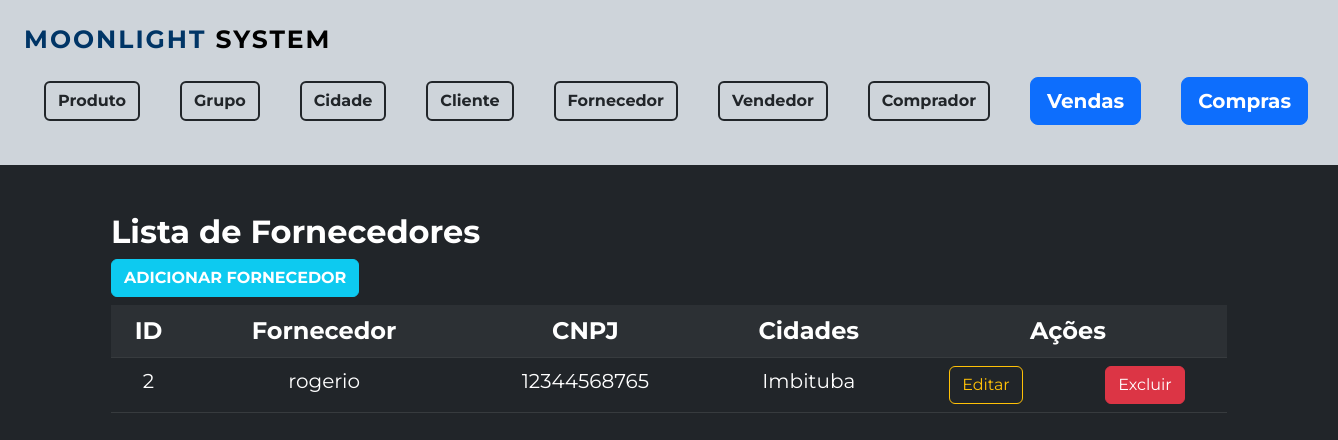
The app's page /Fornecedor/formListaFornecedor.php, older data.
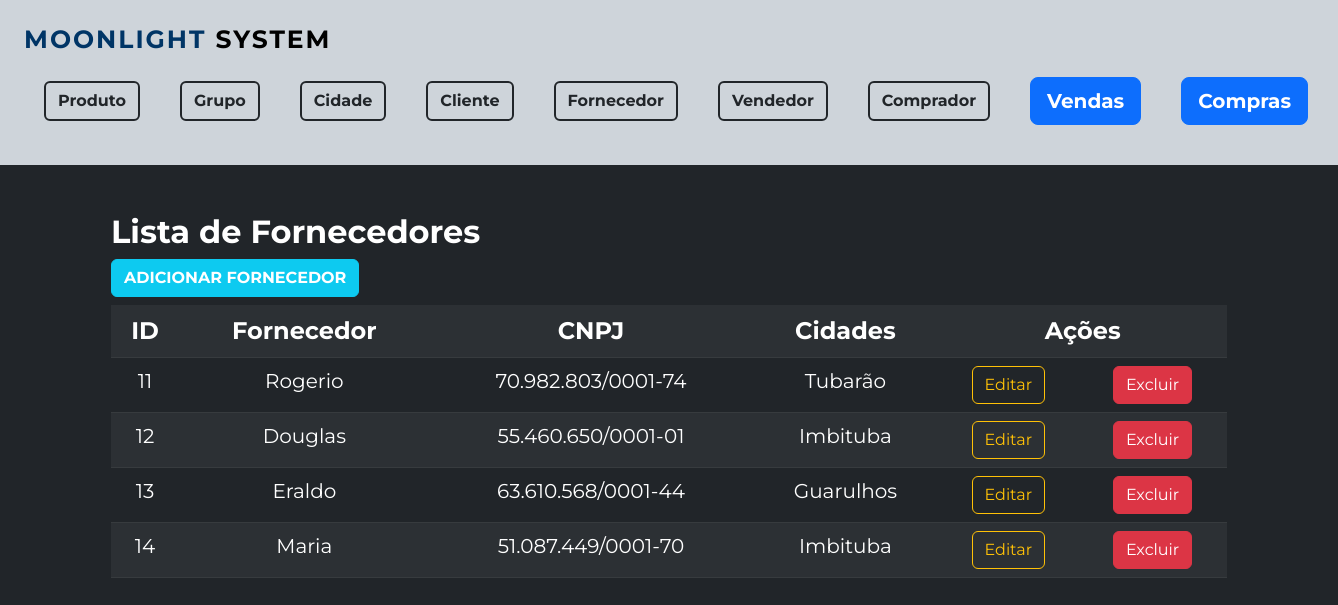
The same page, newer data.
### tables this page shows
CREATE TABLE `tb_fornecedor` (
  `id_fornecedor` int(11) NOT NULL,
  `nm_fornecedor` varchar(55) DEFAULT NULL,
  `cnpj_fornecedor` varchar(20) DEFAULT NULL,
  `fk_id_cidade` int(11) NOT NULL
);

CREATE TABLE `tb_cidade` (
  `id_cidade` int(11) NOT NULL,
  `nm_cidade` varchar(55) DEFAULT NULL,
  `uf_cidade` varchar(2) DEFAULT NULL,
  `dt_cadastro` int(20) NOT NULL
);

### Fornecedor/formListaFornecedor.php (the view, shortened to what this page needs)
<?php
include '../formMenu.php';
include '../conexao/conecta.php';
$sql="SELECT forn.id_fornecedor, forn.nm_fornecedor, forn.cnpj_fornecedor, cid.nm_cidade FROM tb_fornecedor forn INNER JOIN tb_cidade cid ON cid.id_cidade=forn.fk_id_cidade ORDER BY id_fornecedor";
$resultado= mysqli_query($conexao,$sql);
?>
<div class="container pt-5">
	<h2 class="fw-bold"> Lista de Fornecedores</h2>
	<a href="formFornecedor.php" class="btn btn-info fw-bold text-white mb-2">ADICIONAR FORNECEDOR</a>
	<table class="table table-striped table-dark container text-center">
		<tr class="fs-4">
			<th>ID </th>
			<th>Fornecedor</th>
			<th>CNPJ</th>
			<th>Cidades</th>
			<th colspan="2">Ações</th>
		</tr>
		<?php
			while ( $item=mysqli_fetch_array($resultado)) {
				echo "<tr class='fs-5'>";
				echo "<td> $item[id_fornecedor] </td>";
				echo "<td> $item[nm_fornecedor] </td>";
				echo "<td> $item[cnpj_fornecedor] </td>";
				echo "<td> $item[nm_cidade] </td>";
				echo "<td><a href='formFornecedor.php?id=$item[id_fornecedor]' class='btn btn-outline-warning'>Editar</a></td>";
				echo "<td><a href='formExcluirFornecedor.php?id=$item[id_fornecedor]' class='btn btn-danger'>Excluir</a></td>";
			}
	?>
	</table>
</div>

Row changes from the older to the newer data that the page shows:
removed tb_fornecedor: id_fornecedor "2", nm_fornecedor "rogerio", cnpj_fornecedor "12344568765", tb_cidade.nm_cidade "Imbituba"
added tb_fornecedor: id_fornecedor "11", nm_fornecedor "Rogerio", cnpj_fornecedor "70.982.803/0001-74", tb_cidade.nm_cidade "Tubarão"
added tb_fornecedor: id_fornecedor "12", nm_fornecedor "Douglas", cnpj_fornecedor "55.460.650/0001-01", tb_cidade.nm_cidade "Imbituba"
added tb_fornecedor: id_fornecedor "13", nm_fornecedor "Eraldo", cnpj_fornecedor "63.610.568/0001-44", tb_cidade.nm_cidade "Guarulhos"
added tb_fornecedor: id_fornecedor "14", nm_fornecedor "Maria", cnpj_fornecedor "51.087.449/0001-70", tb_cidade.nm_cidade "Imbituba"
